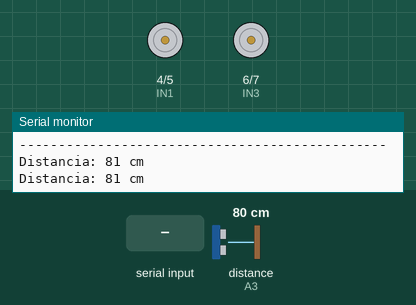
Simulated run of this sketch. Board: Arduino Uno, built with avr-gcc and run on an emulated ATmega328P. Parts: motor-driver pin pairs drawn as motors (green arrow = first pin HIGH = forward, orange = second pin HIGH = backward, longer = more drive), the last lines printed to the serial monitor. The inputs (shaded band) are chosen by the test bench; at power-on: distance to the obstacle (sensor on A3) 80 cm. The echo pulse lasts 58.3 µs per cm.

Above: at 1.3 s.
1.4 s: "W" received over Serial
At 2.5 s:
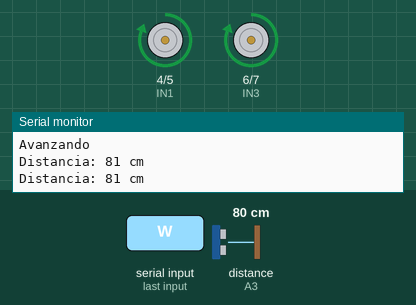
2.9 s: "S" received over Serial
At 3.6 s:
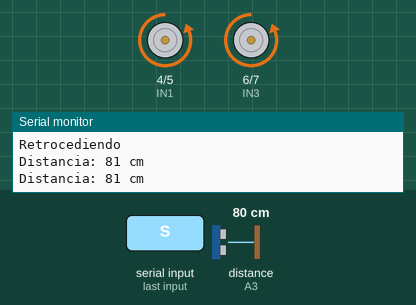
4.4 s: "A" received over Serial
At 4.8 s:
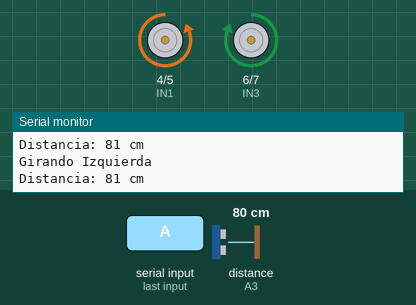
5.9 s: "D" received over Serial
At 7.1 s:
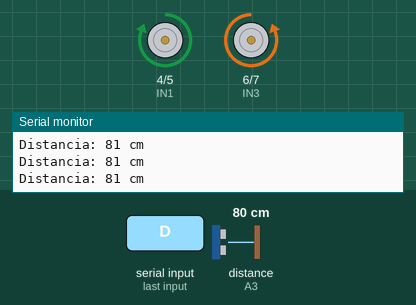
7.4 s: distance to the obstacle (sensor on A3) set to 95 cm
8.9 s: distance to the obstacle (sensor on A3) set to 105 cm
Timing chart, 0 to 11.9 s (numbered marks = the images above; inputs shaded):
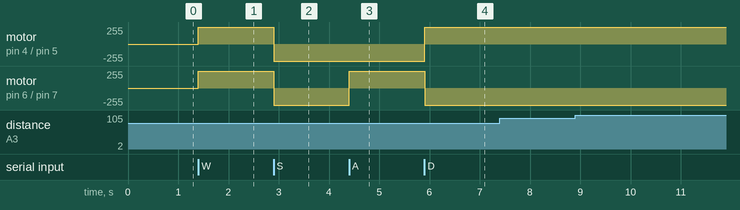

The sketch:

CarritoV2.ino
```cpp
#include <NewPing.h>

// --- Control por Serial + Ultrasonido (NewPing) + Modo Automático (Aviación) ---
// --- Driver L298N (Jumpers ENA y ENB colocados) ---

// --- Motores ---
int IN1 = 4;
int IN2 = 5;
int IN3 = 6;
int IN4 = 7;

// --- Sensor Evita-Obstáculos (Ultrasonido) ---
#define TRIG A2
#define ECHO A3
#define MAX_DISTANCE 100
NewPing sonar(TRIG, ECHO, MAX_DISTANCE);

int distance; // distancia medida en cm
bool modoAutomatico = false; // control del modo automático

void setup() {
  Serial.begin(9600);

  pinMode(IN1, OUTPUT);
  pinMode(IN2, OUTPUT);
  pinMode(IN3, OUTPUT);
  pinMode(IN4, OUTPUT);

  Serial.println("=== CONTROL DE MOTORES + SENSOR ULTRASONIDO ===");
  Serial.println("Comandos:");
  Serial.println("W = Avanzar");
  Serial.println("S = Retroceder");
  Serial.println("A = Izquierda");
  Serial.println("D = Derecha");
  Serial.println("X = Detener");
  Serial.println("M = Activar/Desactivar modo automático (aviación)");
  Serial.println("-----------------------------------------------");
}

void loop() {
  // Mostrar distancia cada 500 ms
  static unsigned long tiempoAnterior = 0;
  if (millis() - tiempoAnterior >= 500) {
    tiempoAnterior = millis();
    medirDistancia();
  }

  // Control por Serial (manual)
  if (Serial.available()) {
    char comando = toupper(Serial.read());
    switch (comando) {
      case 'W': moveForward(); break;
      case 'S': moveBackward(); break;
      case 'A': turnLeft(); break;
      case 'D': turnRight(); break;
      case 'X': Stop(); break;
      case 'M':
        modoAutomatico = !modoAutomatico;
        if (modoAutomatico) {
          Serial.println("Modo automático ACTIVADO");
        } else {
          Serial.println("Modo automático DESACTIVADO");
          Stop();
        }
        break;
    }
  }

  // --- Modo Automático (Evita Obstáculos) ---
  if (modoAutomatico) {
    medirDistancia();

    if (distance <= 15 && distance > 0) {
      Stop();
      Serial.println("⚠️ Obstáculo detectado, retrocediendo...");
      moveBackward();
      delay(700);
      Stop();

      Serial.println("Girando para evitar obstáculo...");
      turnRight();
      delay(600);
      Stop();
    } else {
      moveForward();
    }
  }
}

// --- Medir distancia con NewPing ---
void medirDistancia() {
  unsigned int cm = sonar.ping_cm();
  distance = cm;
  if (cm == 0) {
    Serial.println("Sin lectura de ultrasonido");
    return;
  }
  Serial.print("Distancia: ");
  Serial.print(cm);
  Serial.println(" cm");
}

// --- Funciones de movimiento ---
void moveForward() {
  digitalWrite(IN1, HIGH);
  digitalWrite(IN2, LOW);
  digitalWrite(IN3, HIGH);
  digitalWrite(IN4, LOW);
  Serial.println("Avanzando");
}

void moveBackward() {
  digitalWrite(IN1, LOW);
  digitalWrite(IN2, HIGH);
  digitalWrite(IN3, LOW);
  digitalWrite(IN4, HIGH);
  Serial.println("Retrocediendo");
}

void turnLeft() {
  digitalWrite(IN1, LOW);
  digitalWrite(IN2, HIGH);
  digitalWrite(IN3, HIGH);
  digitalWrite(IN4, LOW);
  Serial.println("Girando Izquierda");
}

void turnRight() {
  digitalWrite(IN1, HIGH);
  digitalWrite(IN2, LOW);
  digitalWrite(IN3, LOW);
  digitalWrite(IN4, HIGH);
  Serial.println("Girando Derecha");
}

void Stop() {
  digitalWrite(IN1, LOW);
  digitalWrite(IN2, LOW);
  digitalWrite(IN3, LOW);
  digitalWrite(IN4, LOW);
  Serial.println("Detenido");
}
```

Measured:
- after the input at 1.4 s, motor on pin 4 (IN1) / pin 5 (IN2), motor on pin 6 (IN3) / pin 7 (IN4): stopped → forward 255/255 at once
- after the input at 2.9 s, motor on pin 4 (IN1) / pin 5 (IN2), motor on pin 6 (IN3) / pin 7 (IN4): forward 255/255 → backward 255/255 at once
- after the input at 4.4 s, motor on pin 6 (IN3) / pin 7 (IN4): backward 255/255 → forward 255/255 at once
- after the input at 5.9 s, motor on pin 4 (IN1) / pin 5 (IN2): backward 255/255 → forward 255/255 at once; motor on pin 6 (IN3) / pin 7 (IN4): forward 255/255 → backward 255/255 at once
